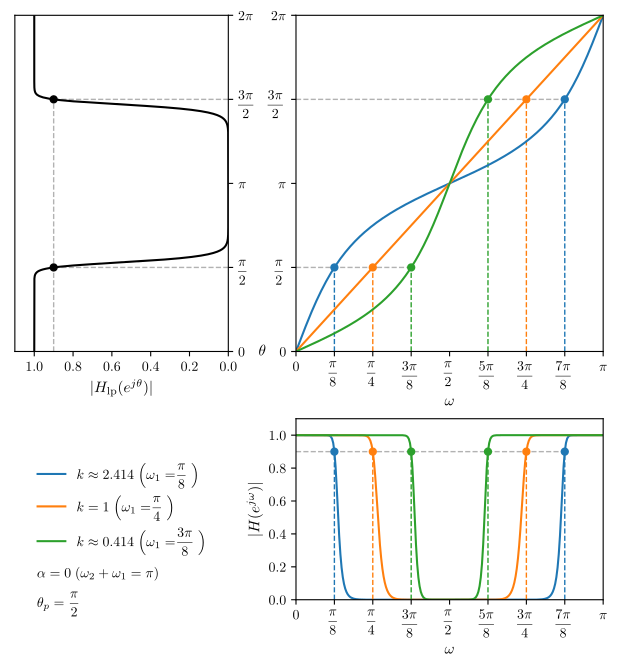

The script that saved this image:
import matplotlib.pyplot as plt
import numpy as np
from scipy import signal
import numpy.polynomial.polynomial as poly

__author__ = 'ernesto'

# use latex
plt.rcParams['text.usetex'] = True
plt.rcParams['text.latex.preview'] = True
plt.rcParams['text.latex.preamble'] = [r'\usepackage{amsmath}']


def filter_transformation(b, a, gnum, gden):
    """
    Transformación en frecuencia de un filtro pasabajos.
    Cálculo de los coefcientes del numerador y denominador del filtro
    transformado a partir de los coeficientes del numerador y denominador
    del filtro pasabajos prototipo y la transformación.

    Parámetros
    ----------
    b, a : vectores de dimensión (N + 1, )
        Coeficientes del numerador y denominador del filtro prototipo
    gnum, gden : vectores de una dimensión de tamaño arbitrario
        Coeficientes del numerador y denominador de la transformación

    Retorna
    -------
    bt, at : vectores de una dimensión
        Coeficientes del numerador y denominador del filtro transformado
    """
    # Orden del filtro a transformar
    N = len(b) - 1
    # Lista de polinomios que multiplican a los coeficientes b[k], a[k].
    # Son de la forma (gden ** (N - k)) * (gnum ** k)
    pfactors = [1] * (N + 1)
    k = N
    for i in np.arange(N + 1):
        for j in np.arange(k):
            pfactors[i] = poly.polymul(pfactors[i], gden)
        for j in np.arange(N - k):
            pfactors[i] = poly.polymul(pfactors[i], gnum)
        k -= 1
    # Cálculo de los coeficientes del filtro transformado
    bt = 0
    at = 0
    for i in np.arange(N + 1):
        bt = poly.polyadd(bt, b[i] * pfactors[i])
        at = poly.polyadd(at, a[i] * pfactors[i])
    return bt, at


# pasabajos a pasabajos
# frecuencia original
theta_p = np.pi / 2
# parámetros del pasabanda
# alpha = 0 (w1 + w2 = pi)
w_sum = np.pi
# frecuencia w1
dw1 = np. pi / 8
w1 = np.arange(dw1, np.pi / 2, dw1)
w2 = w_sum - w1

# k es fijo por ser el ancho de banda fijo
ks = np.tan(theta_p / 2) * np.tan((w2 - w1) / 2)
alphas = np.cos((w2 + w1) / 2) / np.cos((w2 - w1) / 2)

gamma1 = 2 * alphas / (ks + 1)
gamma2 = (1 - ks) / (1 + ks)

# Relación entre las frecuencias
Nfrecs = 256
w = np.linspace(0, np.pi, Nfrecs)

thetas = -np.arctan2(-2 * ks * (np.cos(w[:, np.newaxis]) - alphas) * np.sin(w[:, np.newaxis]),
                     (np.cos(w[:, np.newaxis]) - alphas) ** 2 - (ks * np.sin(w[:, np.newaxis])) ** 2)
# se cambia el intervalo (-pi, pi) a (0, 2pi)
thetas[thetas < 0] += 2 * np.pi

# Expresión de theta equivalente.
#thetas =-2 * np.arctan2(-ks * np.sin(w[:, np.newaxis]), np.cos(w[:, np.newaxis]) - alphas)


# Transformación de un filtro pasabajos
delta_p = 0.1
delta_s = 0.05
tp = theta_p
ts = 0.6 * np.pi

gpass = -20 * np.log10(1 - delta_p)
gstop = -20 * np.log10(delta_s)

# Filtro Butterworth
N, Wn = signal.buttord(tp, ts, gpass, gstop, analog=False, fs=2*np.pi)
b, a = signal.butter(N, Wn, btype='low', analog=False, output='ba', fs=2*np.pi)
theta_whole, H = signal.freqz(b, a, worN=2 * Nfrecs, whole=True, plot=None, fs=2*np.pi)

# Filtros transformados
Hts = np.empty((Nfrecs, len(ks)))
for i, k in enumerate(ks):
    tnum = [gamma2[i], -gamma1[i], 1]
    tden = [1, -gamma1[i], gamma2[i]]
    bt, at = filter_transformation(b, a, tnum, tden)
    theta, Ht = signal.freqz(bt, at, worN=Nfrecs, whole=False, plot=None, fs=2 * np.pi, include_nyquist=False)
    Hts[:, i] = np.abs(Ht)

# Gráfica

thmin = 0
thmax = 2 * np.pi
wmin = 0
wmax = np.pi
gmin = 0
gmax = 1.1

fs = 11  # fontsize
grey = 0.7 * np.ones((3, ))
markersize = 5

thticks = np.linspace(thmin, thmax, 5)
thticks_labels = ['$0$', '$\dfrac{\pi}{2}$', '$\pi$', '$\dfrac{3\pi}{2}$', '$2\pi$']
wticks = np.linspace(wmin, wmax, 9)
wticks_labels = ['$0$', '$\dfrac{\pi}{8}$', '$\dfrac{\pi}{4}$', '$\dfrac{3\pi}{8}$', '$\dfrac{\pi}{2}$',
                 '$\dfrac{5\pi}{8}$', '$\dfrac{3\pi}{4}$', '$\dfrac{7\pi}{8}$', '$\pi$']
gticks = np.linspace(0, 1, int(1/0.2) + 1, endpoint=True)

leg = []
for i in np.arange(len(w1)):
    if np.abs(ks[i] - round(ks[i])) > 1e-10:
        s = r'$k\approx{:.3f}$'.format(ks[i])
    else:
        s = r'$k={:d}$'.format(int(np.round(ks[i])))
    s += r'$\;\Big(\omega_1=$'
    s += wticks_labels[i + 1]
    s += r'$\;\Big)$'
    leg.append(s)

theta_p2 = 2 * np.pi - theta_p

fig = plt.figure(0, figsize=(8, 8), frameon=False)

ax1 = plt.subplot2grid((20, 20), (0, 0), rowspan=11, colspan=7)
plt.xlim(gmin, gmax)
plt.ylim(thmin, thmax)
plt.gca().invert_xaxis()
plt.plot(np.abs(H), theta_whole, 'k')
plt.plot([1 - delta_p, 1 - delta_p], [thmin, theta_p2], '--', lw=1, color=grey, zorder=-1)
plt.plot([0, 1 - delta_p], [theta_p, theta_p], '--', lw=1, color=grey, zorder=-1)
plt.plot([0, 1 - delta_p], [theta_p2, theta_p2], '--', lw=1, color=grey, zorder=-1)
plt.plot([1 - delta_p, 1 - delta_p], [theta_p, theta_p2], marker='o', markersize=markersize, color='k', linestyle='')
plt.xticks(gticks, usetex=True)
plt.yticks(thticks, thticks_labels, usetex=True)
plt.xlabel(r'$|H_\textrm{lp}(e^{j\theta})|$', fontsize=fs)
plt.text(-0.175, 0, r'$\theta$', fontsize=fs, ha='center', va='center')
ax1.yaxis.tick_right()

ax2 = plt.subplot2grid((20, 20), (0, 9), rowspan=11, colspan=10)
plt.ylim(thmin, thmax)
plt.xlim(wmin, wmax)
plt.plot(w, thetas)
plt.gca().set_prop_cycle(None)
plt.plot([w1, w1], [thmin, theta_p], '--', lw=1, zorder=-1)
plt.gca().set_prop_cycle(None)
plt.plot([w1], [theta_p], marker='o', markersize=markersize)
plt.gca().set_prop_cycle(None)
plt.plot([w2, w2], [thmin, theta_p2], '--', lw=1, zorder=-2)
plt.gca().set_prop_cycle(None)
plt.plot([w2], [theta_p2], marker='o', markersize=markersize)
plt.plot([0, w2[0]], [theta_p2, theta_p2], '--', lw=1, color=grey, zorder=-3)
plt.plot([0, w1[-1]], [theta_p, theta_p], '--', lw=1, color=grey, zorder=-3)
plt.xticks(wticks, wticks_labels, usetex=True)
plt.yticks(thticks, thticks_labels, usetex=True)
plt.xlabel(r'$\omega$', fontsize=fs)

ax3 = plt.subplot2grid((20, 20), (13, 9), rowspan=6, colspan=10)
plt.xlim(wmin, wmax)
plt.ylim(gmin, gmax)
plt.plot(theta, Hts)
plt.gca().set_prop_cycle(None)
plt.plot([w1, w1], [0, 1 - delta_p], '--', lw=1)
plt.gca().set_prop_cycle(None)
plt.plot([w1], [1 - delta_p], marker='o', markersize=markersize)
plt.gca().set_prop_cycle(None)
plt.plot([w2, w2], [0, 1 - delta_p], '--', lw=1)
plt.gca().set_prop_cycle(None)
plt.plot([w2], [1 - delta_p], marker='o', markersize=markersize)
plt.plot([0, w2[0]], [1 - delta_p, 1 - delta_p], '--', lw=1, color=grey, zorder=-1)
plt.xticks(wticks, wticks_labels, usetex=True)
plt.yticks(gticks, usetex=True)
plt.xlabel(r'$\omega$', fontsize=fs)
plt.ylabel(r'$|H(e^{j\omega})|$', fontsize=fs)
plt.legend(leg, loc='center right', bbox_to_anchor=(-0.25, 0.5), frameon=False, framealpha=1)

label = r'$\alpha=0\;(\omega_2+\omega_1=\pi)$'
plt.text(-2.65, 0.2, label, fontsize=10, ha='left', va='top')
plt.text(-2.65, 0.05, r'$\theta_p=\dfrac{\pi}{2}$', fontsize=10, ha='left', va='top')

plt.savefig('filter_design_frequency_transformations_low_bandstop_k.pdf', bbox_inches='tight')

plt.show()
